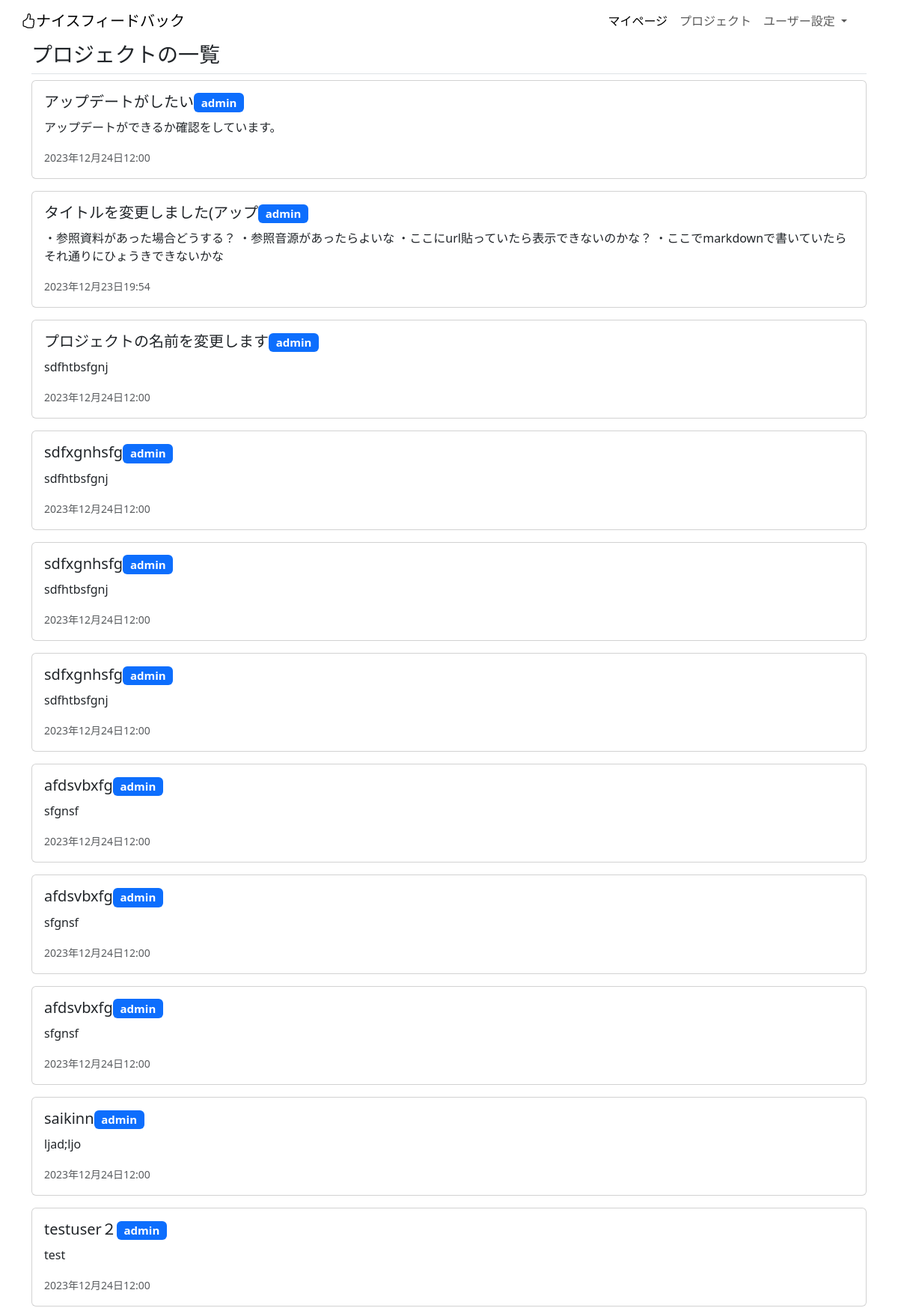
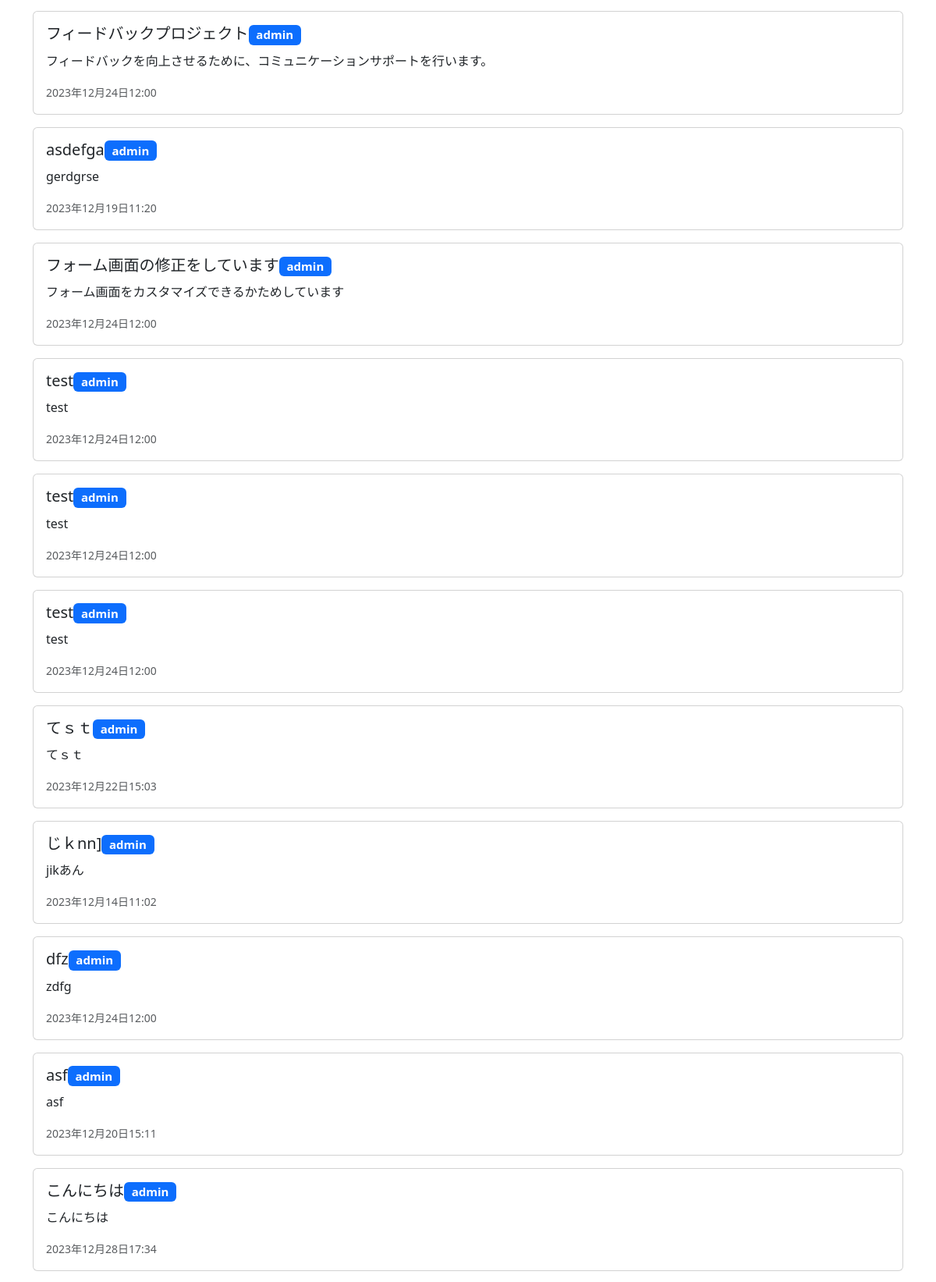
Page /project-list/ (signed in, upper part) on the committed database (2 pictures, top to bottom).
### project/models.py (models this page shows)
class Project(models.Model):
    title = models.CharField(
        verbose_name="プロジェクトのタイトル",
        max_length=30,
    )
    about = models.TextField(
        verbose_name="このプロジェクトについて"
    )
    deadline_datetime = models.DateTimeField(
        verbose_name="締め切り日時",
    )
    reference_image1 = models.ImageField(
        verbose_name="参考画像1",
        upload_to="references",
        blank=True,
        null=True,
    )
    reference_image2 = models.ImageField(
        verbose_name="参考画像2",
        upload_to="references",
        blank=True,
        null=True,
    )
    reference_image3 = models.ImageField(
        verbose_name="参考画像3",
        upload_to="references",
        blank=True,
        null=True,
    )
    reference_movie1 = models.FileField(
        verbose_name="参考動画1",
        upload_to="references",
        blank=True,
        null=True,
    )
    reference_movie2 = models.FileField(
        verbose_name="参考動画2",
        upload_to="references",
        blank=True,
        null=True,
    )
    reference_movie3 = models.FileField(
        verbose_name="参考動画3",
        upload_to="references",
        blank=True,
        null=True,
    )
    reference_music1 = models.FileField(
        verbose_name="参考音源1",
        upload_to="references",
        blank=True,
        null=True,
    )
    reference_music2 = models.FileField(
        verbose_name="参考音源2",
        upload_to="references",
        blank=True,
        null=True,
    )
    reference_music3 = models.FileField(
        verbose_name="参考音源3",
        upload_to="references",
        blank=True,
        null=True,
    )
    reference_url1 = models.URLField(
        verbose_name="参考URL1",
        blank=True,
        null=True,
    )
    reference_url2 = models.URLField(
        verbose_name="参考URL2",
        blank=True,
        null=True,
    )
    reference_url3 = models.URLField(
        verbose_name="参考URL3",
        blank=True,
        null=True,
    )
    created_at = models.DateTimeField(
        verbose_name="プロジェクトを登録した日時",
        auto_now_add=True,
    )
    updated_at = models.DateTimeField(
        verbose_name="プロジェクトの詳細を更新した時間",
        auto_now=True,
    )
    orderer_user = models.ForeignKey(
        CustomUser,
        verbose_name="発注者",
        on_delete=models.PROTECT,
        related_name="orderer_user",
    )
    contractor_user = models.ForeignKey(
        CustomUser,
        verbose_name="受注者",
        on_delete=models.PROTECT,
        related_name="contractor_user",
    )
    orderer_users = models.ManyToManyField(
        CustomUser,
        verbose_name="発注者のサポーター",
        blank=True,
        related_name="orderer_users",
    )
    contractor_users = models.ManyToManyField(
        CustomUser,
        verbose_name="受注者のサポーター",
        blank=True,
        related_name="contractor_users",
    )
    created_user = models.ForeignKey(
        CustomUser,
        verbose_name="プロジェクトの作成者",
        on_delete=models.PROTECT,
        related_name="created_user"
    )
    is_done = models.BooleanField(
        default=False,
        help_text="プロジェクトが完了したらTrue"
    )
    def __str__(self):
        return self.title

### account/models.py (models this page shows)
class CustomUser(AbstractUser):
    pass

### project/views.py (the view)
# urls.py: path('project-list/', views.ProjectListView.as_view(), name="project_list"),
class ProjectListView(ListView):
    template_name = "project_list.html"
    def get_queryset(self):
        projects = Project.objects.filter(created_user= self.request.user)
        return projects

### project/templates/project_list.html
{% extends "base.html" %}
{% block contents %}
<div class="container">
  <h3 class="pb-2 border-bottom">
    プロジェクトの一覧
  </h3>
  {% for record in object_list %}
  <a href="{% url "project:project_detail" record.pk %}" class="card mb-3 text-decoration-none">
    <div class="card-body">
      <h5 class="card-title">{{record}}<span class="badge text-bg-primary">{{record.orderer_user}}</span></h5>
      <p class="card-text">{{record.about}}</p>
      <p class="card-text"><small class="text-body-secondary">{{record.deadline_datetime}}</small></p>
    </div>
  </a>
  {% endfor %}
</div>
{% endblock %}

### rows in the picture
Project: title "アップデートがしたい", orderer_user "admin", about "アップデートができるか確認をしています。", deadline_datetime "2023年12月24日12:00"
Project: title "タイトルを変更しました(アップ", orderer_user "admin", about "・参照資料があった場合どうする？ ・参照音源があったらよいな ・ここにurl貼っていたら表示できないのかな？ ・ここでmarkdownで書いていたらそれ通りにひょうきできないかな", deadline_datetime "2023年12月23日19:54"
Project: title "プロジェクトの名前を変更します", orderer_user "admin", about "sdfhtbsfgnj", deadline_datetime "2023年12月24日12:00"
Project: title "sdfxgnhsfg", orderer_user "admin", about "sdfhtbsfgnj", deadline_datetime "2023年12月24日12:00"
Project: title "sdfxgnhsfg", orderer_user "admin", about "sdfhtbsfgnj", deadline_datetime "2023年12月24日12:00"
Project: title "sdfxgnhsfg", orderer_user "admin", about "sdfhtbsfgnj", deadline_datetime "2023年12月24日12:00"
Project: title "afdsvbxfg", orderer_user "admin", about "sfgnsf", deadline_datetime "2023年12月24日12:00"
Project: title "afdsvbxfg", orderer_user "admin", about "sfgnsf", deadline_datetime "2023年12月24日12:00"
Project: title "afdsvbxfg", orderer_user "admin", about "sfgnsf", deadline_datetime "2023年12月24日12:00"
Project: title "saikinn", orderer_user "admin", about "ljad;ljo", deadline_datetime "2023年12月24日12:00"
Project: title "testuser２", orderer_user "admin", about "test", deadline_datetime "2023年12月24日12:00"
Project: title "フィードバックプロジェクト", orderer_user "admin", about "フィードバックを向上させるために、コミュニケーションサポートを行います。", deadline_datetime "2023年12月24日12:00"
Project: title "asdefga", orderer_user "admin", about "gerdgrse", deadline_datetime "2023年12月19日11:20"
Project: title "フォーム画面の修正をしています", orderer_user "admin", about "フォーム画面をカスタマイズできるかためしています", deadline_datetime "2023年12月24日12:00"
Project: title "test", orderer_user "admin", about "test", deadline_datetime "2023年12月24日12:00"
Project: title "test", orderer_user "admin", about "test", deadline_datetime "2023年12月24日12:00"
Project: title "test", orderer_user "admin", about "test", deadline_datetime "2023年12月24日12:00"
Project: title "てｓｔ", orderer_user "admin", about "てｓｔ", deadline_datetime "2023年12月22日15:03"
Project: title "じｋnn]", orderer_user "admin", about "jikあん", deadline_datetime "2023年12月14日11:02"
Project: title "dfz", orderer_user "admin", about "zdfg", deadline_datetime "2023年12月24日12:00"
Project: title "asf", orderer_user "admin", about "asf", deadline_datetime "2023年12月20日15:11"
Project: title "こんにちは", orderer_user "admin", about "こんにちは", deadline_datetime "2023年12月28日17:34"
